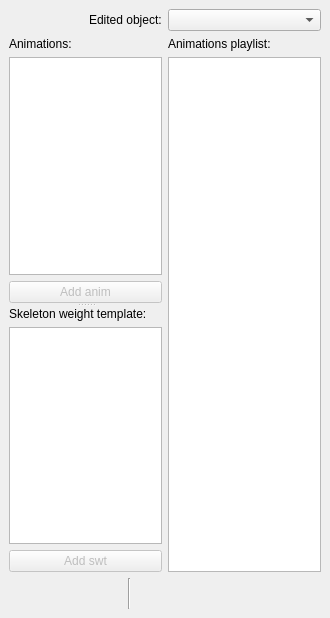
<?xml version="1.0" encoding="UTF-8"?>
<ui version="4.0">
 <class>CAnimationSetDialog</class>
 <widget class="QDockWidget" name="CAnimationSetDialog">
  <property name="geometry">
   <rect>
    <x>0</x>
    <y>0</y>
    <width>330</width>
    <height>618</height>
   </rect>
  </property>
  <property name="sizePolicy">
   <sizepolicy hsizetype="Minimum" vsizetype="Minimum">
    <horstretch>0</horstretch>
    <verstretch>0</verstretch>
   </sizepolicy>
  </property>
  <property name="minimumSize">
   <size>
    <width>300</width>
    <height>390</height>
   </size>
  </property>
  <property name="windowIcon">
   <iconset resource="object_viewer_qt.qrc">
    <normaloff>:/images/animset.png</normaloff>:/images/animset.png</iconset>
  </property>
  <property name="windowTitle">
   <string>Animation set manager</string>
  </property>
  <widget class="QWidget" name="dockWidgetContents">
   <property name="sizePolicy">
    <sizepolicy hsizetype="Minimum" vsizetype="Preferred">
     <horstretch>0</horstretch>
     <verstretch>0</verstretch>
    </sizepolicy>
   </property>
   <property name="minimumSize">
    <size>
     <width>100</width>
     <height>0</height>
    </size>
   </property>
   <layout class="QGridLayout" name="gridLayout">
    <item row="0" column="0">
     <layout class="QHBoxLayout" name="horizontalLayout_2">
      <item>
       <spacer name="horizontalSpacer">
        <property name="orientation">
         <enum>Qt::Horizontal</enum>
        </property>
        <property name="sizeType">
         <enum>QSizePolicy::Expanding</enum>
        </property>
        <property name="sizeHint" stdset="0">
         <size>
          <width>40</width>
          <height>20</height>
         </size>
        </property>
       </spacer>
      </item>
      <item>
       <widget class="QLabel" name="label">
        <property name="text">
         <string>Edited object:</string>
        </property>
       </widget>
      </item>
     </layout>
    </item>
    <item row="0" column="1">
     <widget class="QComboBox" name="objectsComboBox">
      <property name="sizePolicy">
       <sizepolicy hsizetype="Expanding" vsizetype="Fixed">
        <horstretch>0</horstretch>
        <verstretch>0</verstretch>
       </sizepolicy>
      </property>
      <property name="minimumSize">
       <size>
        <width>50</width>
        <height>0</height>
       </size>
      </property>
     </widget>
    </item>
    <item row="1" column="0">
     <widget class="QSplitter" name="splitter">
      <property name="orientation">
       <enum>Qt::Vertical</enum>
      </property>
      <widget class="QWidget" name="layoutWidget">
       <layout class="QVBoxLayout" name="verticalLayout_3">
        <item>
         <widget class="QLabel" name="label_3">
          <property name="text">
           <string>Animations:</string>
          </property>
         </widget>
        </item>
        <item>
         <widget class="QTreeWidget" name="animTreeWidget">
          <property name="sizePolicy">
           <sizepolicy hsizetype="Expanding" vsizetype="Expanding">
            <horstretch>0</horstretch>
            <verstretch>0</verstretch>
           </sizepolicy>
          </property>
          <property name="minimumSize">
           <size>
            <width>0</width>
            <height>0</height>
           </size>
          </property>
          <property name="dragEnabled">
           <bool>false</bool>
          </property>
          <property name="dragDropMode">
           <enum>QAbstractItemView::NoDragDrop</enum>
          </property>
          <property name="selectionMode">
           <enum>QAbstractItemView::ExtendedSelection</enum>
          </property>
          <property name="columnCount">
           <number>1</number>
          </property>
          <attribute name="headerVisible">
           <bool>false</bool>
          </attribute>
          <column>
           <property name="text">
            <string notr="true">1</string>
           </property>
          </column>
         </widget>
        </item>
        <item>
         <widget class="QPushButton" name="addAnimPushButton">
          <property name="enabled">
           <bool>false</bool>
          </property>
          <property name="sizePolicy">
           <sizepolicy hsizetype="Preferred" vsizetype="Preferred">
            <horstretch>0</horstretch>
            <verstretch>0</verstretch>
           </sizepolicy>
          </property>
          <property name="minimumSize">
           <size>
            <width>0</width>
            <height>0</height>
           </size>
          </property>
          <property name="maximumSize">
           <size>
            <width>16777215</width>
            <height>16777215</height>
           </size>
          </property>
          <property name="text">
           <string>Add anim</string>
          </property>
         </widget>
        </item>
       </layout>
      </widget>
      <widget class="QWidget" name="layoutWidget">
       <layout class="QVBoxLayout" name="verticalLayout_2">
        <item>
         <widget class="QLabel" name="label_4">
          <property name="text">
           <string>Skeleton weight template:</string>
          </property>
         </widget>
        </item>
        <item>
         <widget class="QTreeWidget" name="skeletonTreeWidget">
          <property name="sizePolicy">
           <sizepolicy hsizetype="Expanding" vsizetype="Expanding">
            <horstretch>0</horstretch>
            <verstretch>0</verstretch>
           </sizepolicy>
          </property>
          <property name="minimumSize">
           <size>
            <width>0</width>
            <height>0</height>
           </size>
          </property>
          <property name="maximumSize">
           <size>
            <width>16777215</width>
            <height>16777215</height>
           </size>
          </property>
          <attribute name="headerVisible">
           <bool>false</bool>
          </attribute>
          <column>
           <property name="text">
            <string notr="true">1</string>
           </property>
          </column>
         </widget>
        </item>
        <item>
         <widget class="QPushButton" name="addSwtPushButton">
          <property name="enabled">
           <bool>false</bool>
          </property>
          <property name="sizePolicy">
           <sizepolicy hsizetype="Preferred" vsizetype="Preferred">
            <horstretch>0</horstretch>
            <verstretch>0</verstretch>
           </sizepolicy>
          </property>
          <property name="minimumSize">
           <size>
            <width>0</width>
            <height>0</height>
           </size>
          </property>
          <property name="maximumSize">
           <size>
            <width>16777215</width>
            <height>16777215</height>
           </size>
          </property>
          <property name="text">
           <string>Add swt</string>
          </property>
         </widget>
        </item>
       </layout>
      </widget>
     </widget>
    </item>
    <item row="1" column="1">
     <layout class="QVBoxLayout" name="verticalLayout">
      <item>
       <widget class="QLabel" name="label_2">
        <property name="text">
         <string>Animations playlist:</string>
        </property>
       </widget>
      </item>
      <item>
       <widget class="QListWidget" name="animPlaylistWidget">
        <property name="sizePolicy">
         <sizepolicy hsizetype="Expanding" vsizetype="Expanding">
          <horstretch>0</horstretch>
          <verstretch>0</verstretch>
         </sizepolicy>
        </property>
        <property name="minimumSize">
         <size>
          <width>0</width>
          <height>0</height>
         </size>
        </property>
        <property name="dragEnabled">
         <bool>false</bool>
        </property>
        <property name="dragDropMode">
         <enum>QAbstractItemView::NoDragDrop</enum>
        </property>
        <property name="defaultDropAction">
         <enum>Qt::IgnoreAction</enum>
        </property>
        <property name="selectionMode">
         <enum>QAbstractItemView::ContiguousSelection</enum>
        </property>
       </widget>
      </item>
     </layout>
    </item>
    <item row="2" column="0" colspan="2">
     <layout class="QHBoxLayout" name="horizontalLayout">
      <item>
       <widget class="QToolButton" name="resetToolButton">
        <property name="enabled">
         <bool>false</bool>
        </property>
        <property name="sizePolicy">
         <sizepolicy hsizetype="Preferred" vsizetype="Preferred">
          <horstretch>0</horstretch>
          <verstretch>0</verstretch>
         </sizepolicy>
        </property>
        <property name="minimumSize">
         <size>
          <width>0</width>
          <height>0</height>
         </size>
        </property>
        <property name="maximumSize">
         <size>
          <width>16777215</width>
          <height>16777215</height>
         </size>
        </property>
        <property name="toolTip">
         <string>Unload all anim and swt files</string>
        </property>
        <property name="text">
         <string/>
        </property>
        <property name="icon">
         <iconset resource="object_viewer_qt.qrc">
          <normaloff>:/images/clear.png</normaloff>:/images/clear.png</iconset>
        </property>
        <property name="iconSize">
         <size>
          <width>24</width>
          <height>24</height>
         </size>
        </property>
        <property name="autoRaise">
         <bool>true</bool>
        </property>
       </widget>
      </item>
      <item>
       <spacer name="horizontalSpacer_2">
        <property name="orientation">
         <enum>Qt::Horizontal</enum>
        </property>
        <property name="sizeHint" stdset="0">
         <size>
          <width>40</width>
          <height>20</height>
         </size>
        </property>
       </spacer>
      </item>
      <item>
       <widget class="Line" name="line">
        <property name="orientation">
         <enum>Qt::Vertical</enum>
        </property>
       </widget>
      </item>
      <item>
       <widget class="QToolButton" name="addToolButton">
        <property name="enabled">
         <bool>false</bool>
        </property>
        <property name="toolTip">
         <string>Add anim in PlayList</string>
        </property>
        <property name="text">
         <string/>
        </property>
        <property name="icon">
         <iconset resource="object_viewer_qt.qrc">
          <normaloff>:/images/list-add.png</normaloff>:/images/list-add.png</iconset>
        </property>
        <property name="iconSize">
         <size>
          <width>24</width>
          <height>24</height>
         </size>
        </property>
        <property name="autoRaise">
         <bool>true</bool>
        </property>
       </widget>
      </item>
      <item>
       <widget class="QToolButton" name="removeToolButton">
        <property name="enabled">
         <bool>false</bool>
        </property>
        <property name="toolTip">
         <string>Delete anim from PlayList</string>
        </property>
        <property name="text">
         <string/>
        </property>
        <property name="icon">
         <iconset resource="object_viewer_qt.qrc">
          <normaloff>:/images/list-remove.png</normaloff>:/images/list-remove.png</iconset>
        </property>
        <property name="iconSize">
         <size>
          <width>24</width>
          <height>24</height>
         </size>
        </property>
        <property name="autoRaise">
         <bool>true</bool>
        </property>
       </widget>
      </item>
      <item>
       <widget class="QToolButton" name="upToolButton">
        <property name="enabled">
         <bool>false</bool>
        </property>
        <property name="text">
         <string/>
        </property>
        <property name="icon">
         <iconset resource="object_viewer_qt.qrc">
          <normaloff>:/images/go-up.png</normaloff>:/images/go-up.png</iconset>
        </property>
        <property name="iconSize">
         <size>
          <width>24</width>
          <height>24</height>
         </size>
        </property>
        <property name="autoRaise">
         <bool>true</bool>
        </property>
       </widget>
      </item>
      <item>
       <widget class="QToolButton" name="downToolButton">
        <property name="enabled">
         <bool>false</bool>
        </property>
        <property name="text">
         <string/>
        </property>
        <property name="icon">
         <iconset resource="object_viewer_qt.qrc">
          <normaloff>:/images/go-down.png</normaloff>:/images/go-down.png</iconset>
        </property>
        <property name="iconSize">
         <size>
          <width>24</width>
          <height>24</height>
         </size>
        </property>
        <property name="autoRaise">
         <bool>true</bool>
        </property>
       </widget>
      </item>
      <item>
       <widget class="QToolButton" name="setLengthToolButton">
        <property name="enabled">
         <bool>false</bool>
        </property>
        <property name="sizePolicy">
         <sizepolicy hsizetype="Fixed" vsizetype="Fixed">
          <horstretch>0</horstretch>
          <verstretch>0</verstretch>
         </sizepolicy>
        </property>
        <property name="minimumSize">
         <size>
          <width>0</width>
          <height>0</height>
         </size>
        </property>
        <property name="maximumSize">
         <size>
          <width>16777215</width>
          <height>16777215</height>
         </size>
        </property>
        <property name="toolTip">
         <string>Set duration of time in Animation control</string>
        </property>
        <property name="text">
         <string/>
        </property>
        <property name="icon">
         <iconset resource="object_viewer_qt.qrc">
          <normaloff>:/images/time.png</normaloff>:/images/time.png</iconset>
        </property>
        <property name="iconSize">
         <size>
          <width>24</width>
          <height>24</height>
         </size>
        </property>
        <property name="autoRaise">
         <bool>true</bool>
        </property>
       </widget>
      </item>
     </layout>
    </item>
   </layout>
  </widget>
 </widget>
 <resources>
  <include location="object_viewer_qt.qrc"/>
 </resources>
 <connections/>
</ui>
